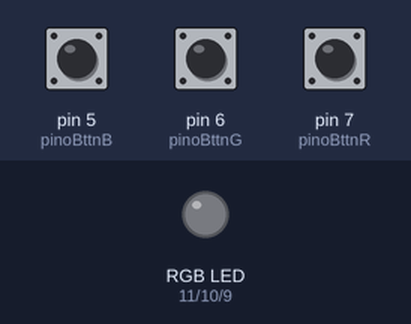
Bench run of a sketch on a simulated Arduino Uno, built with avr-gcc and run on an emulated ATmega328P. On the bench: an RGB LED mixed from three pins (HIGH = lit). The inputs (shaded band) are chosen by the test bench; at power-on: pin 5 (pinoBttnB) HIGH, pin 6 (pinoBttnG) HIGH, pin 7 (pinoBttnR) HIGH.

Above: at 1.2 s.
1.3 s: pin 5 (pinoBttnB) pulled LOW for 0.15 s
At 1.4 s:
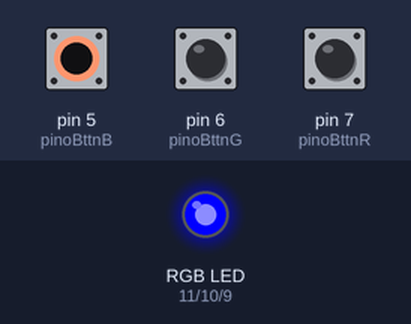
3.0 s: pin 6 (pinoBttnG) pulled LOW for 0.15 s
At 3.1 s:
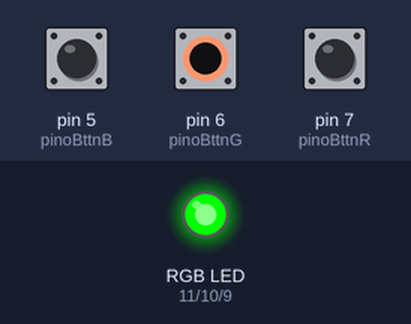
4.7 s: pin 7 (pinoBttnR) pulled LOW for 0.15 s
At 4.8 s:
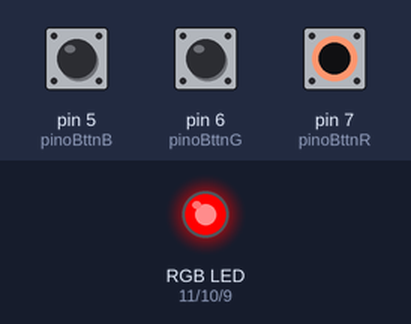
6.4 s: pin 7 (pinoBttnR) pulled LOW for 3.2 s
At 10.7 s:
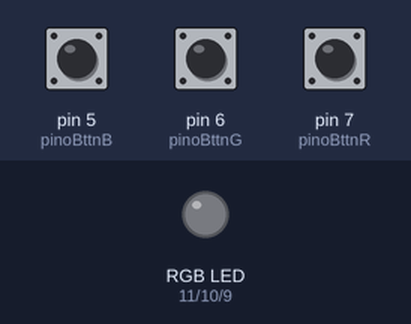
11.1 s: pin 5 (pinoBttnB) pulled LOW for 3.2 s
At 11.9 s:
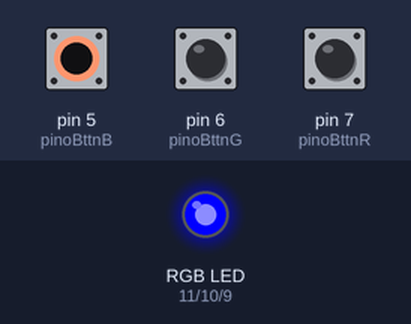
15.8 s: pin 5 (pinoBttnB) driven LOW and pin 6 (pinoBttnG) driven LOW
At 16.8 s:
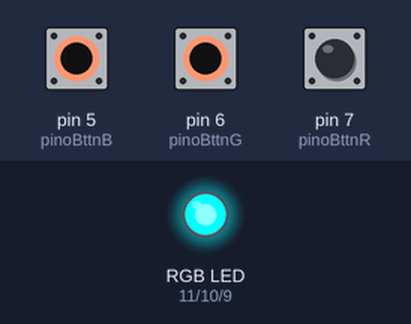
Timing chart, 0 to 18.3 s (numbered marks = the images above; inputs shaded):
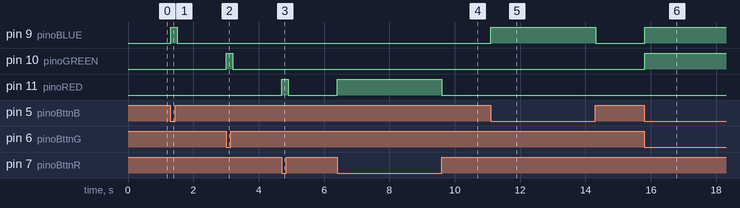

The sketch:

basic_RGB.ino
```cpp
// Variáveis de conexão
const int pinoRED = 11;
const int pinoGREEN = 10;
const int pinoBLUE = 9;
const int pinoBttnR = 7;
const int pinoBttnG = 6;
const int pinoBttnB = 5;

// Variáveis globais
int BttnR;
int BttnG;
int BttnB;

void setup() {
  pinMode(pinoRED, OUTPUT);
  pinMode(pinoGREEN, OUTPUT);
  pinMode(pinoBLUE, OUTPUT);
  pinMode(pinoBttnR, INPUT_PULLUP);
  pinMode(pinoBttnG, INPUT_PULLUP);
  pinMode(pinoBttnB, INPUT_PULLUP);
}

void loop() {
  BttnR = digitalRead(pinoBttnR);
  BttnG = digitalRead(pinoBttnG);
  BttnB = digitalRead(pinoBttnB);

  if (BttnR == LOW) {
    analogWrite(pinoRED, 255);
  }
  else {
    analogWrite(pinoRED, 0);
  }

  if (BttnG == LOW) {
    analogWrite(pinoGREEN, 255);
  }
  else {
    analogWrite(pinoGREEN, 0);
  }

  if (BttnB == LOW) {
    analogWrite(pinoBLUE, 255);
  }
  else {
    analogWrite(pinoBLUE, 0);
  }

  delay(100);
}
```

Measured:
- after the input at 1.3 s, pin 9 (pinoBLUE): LOW → HIGH at once, → LOW 0.20 s later
- after the input at 3.0 s, pin 10 (pinoGREEN): LOW → HIGH at once, → LOW 0.20 s later
- after the input at 4.7 s, pin 11 (pinoRED): LOW → HIGH at once, → LOW 0.20 s later
- after the input at 6.4 s, pin 11 (pinoRED): LOW → HIGH at once, → LOW 3.2 s later
- after the input at 11.1 s, pin 9 (pinoBLUE): LOW → HIGH at once, → LOW 3.2 s later
- after the input at 15.8 s, pin 9 (pinoBLUE), pin 10 (pinoGREEN): LOW → HIGH at once
